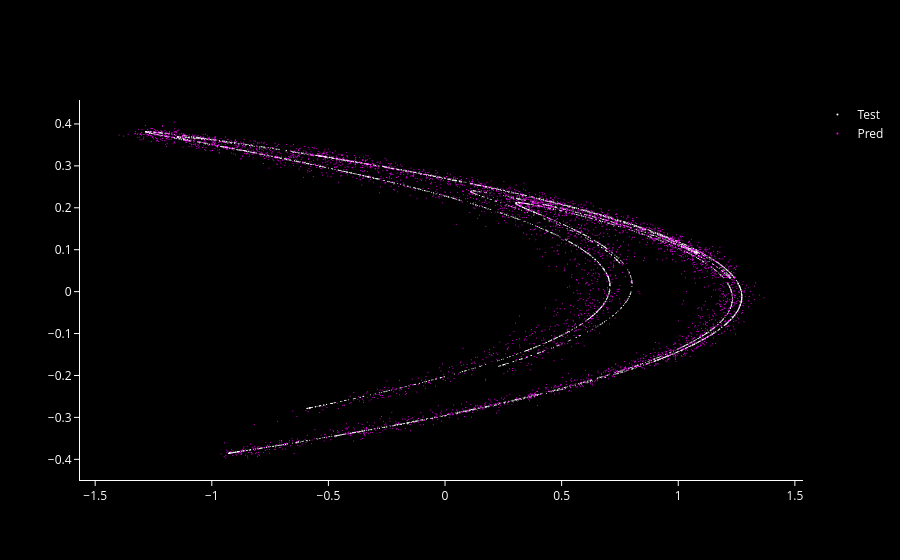
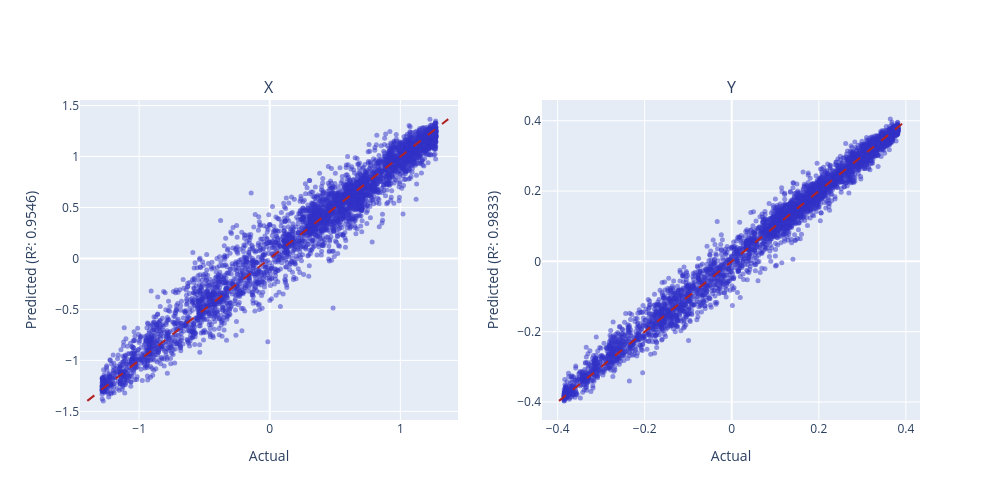

Notebook code cell kept with these figures, in order:
### Code cell
henon_plot([henon_dataset[-Y_pred.shape[0] :], Y_pred], ["Test", "Pred"]).show()
r_2_plots_grid(Y_test, Y_pred, ["X", "Y"]).show()

### Figure 1 — Plotly figure (JSON) as saved in the notebook; plotly's stock layout.template omitted (floating-point values rounded to 4 significant figures; data arrays with more than 128 entries replaced by an {"elided": "..."} marker saying what was removed)
{"data": [{"marker": {"color": "white", "size": 1}, "mode": "markers", "name": "Test", "type": "scatter", "x": {"elided": "4000 float values"}, "y": {"elided": "4000 float values"}}, {"marker": {"color": "magenta", "size": 1}, "mode": "markers", "name": "Pred", "type": "scatter", "x": {"elided": "4000 float values"}, "y": {"elided": "4000 float values"}}], "layout": {"font": {"color": "white"}, "paper_bgcolor": "black", "plot_bgcolor": "black", "xaxis": {"linecolor": "white", "showgrid": false, "tickcolor": "white", "ticks": "outside", "zeroline": false}, "yaxis": {"linecolor": "white", "showgrid": false, "tickcolor": "white", "ticks": "outside", "zeroline": false}}}

### Figure 2 — Plotly figure (JSON) as saved in the notebook; plotly's stock layout.template omitted (floating-point values rounded to 4 significant figures; data arrays with more than 128 entries replaced by an {"elided": "..."} marker saying what was removed)
{"data": [{"marker": {"color": "rgba(50, 50, 200, 0.5)", "size": 5}, "mode": "markers", "name": "Data", "type": "scatter", "x": {"elided": "4000 float values"}, "xaxis": "x", "y": {"elided": "4000 float values"}, "yaxis": "y"}, {"line": {"color": "firebrick", "dash": "dash"}, "mode": "lines", "name": "Ideal", "type": "scatter", "x": [-1.397, 1.367], "xaxis": "x", "y": [-1.397, 1.367], "yaxis": "y"}, {"marker": {"color": "rgba(50, 50, 200, 0.5)", "size": 5}, "mode": "markers", "name": "Data", "type": "scatter", "x": {"elided": "4000 float values"}, "xaxis": "x2", "y": {"elided": "4000 float values"}, "yaxis": "y2"}, {"line": {"color": "firebrick", "dash": "dash"}, "mode": "lines", "name": "Ideal", "type": "scatter", "x": [-0.3968, 0.4046], "xaxis": "x2", "y": [-0.3968, 0.4046], "yaxis": "y2"}], "layout": {"annotations": [{"font": {"size": 16}, "showarrow": false, "text": "X", "x": 0.225, "xanchor": "center", "xref": "paper", "y": 1, "yanchor": "bottom", "yref": "paper"}, {"font": {"size": 16}, "showarrow": false, "text": "Y", "x": 0.775, "xanchor": "center", "xref": "paper", "y": 1, "yanchor": "bottom", "yref": "paper"}], "height": 500, "showlegend": false, "width": 1000, "xaxis": {"anchor": "y", "domain": [0, 0.45], "title": {"text": "Actual"}}, "xaxis2": {"anchor": "y2", "domain": [0.55, 1], "title": {"text": "Actual"}}, "yaxis": {"anchor": "x", "domain": [0, 1], "title": {"text": "Predicted (R²: 0.9546)"}}, "yaxis2": {"anchor": "x2", "domain": [0, 1], "title": {"text": "Predicted (R²: 0.9833)"}}}}
